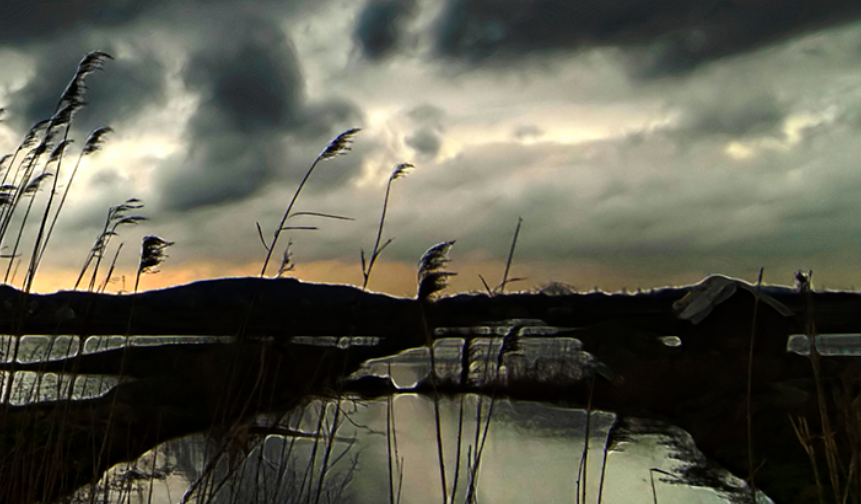
#> input picture OpenCV_Project/Opencv_Image_Processing/Img/1685795920851.jpg, 861 x 504 px
$ python linear_transformation.py
#> lines starting #> are read from the running program, lines starting #| are printed output that depends on the picture
#!/user/bin/env python3
# -*- coding: utf-8 -*-
"""
O=a*I+b
当a=1,b=0时，O是I的一个副本
当a>1,增大对比度
当a<1，对比的减小
b的值影响亮度：b>0,亮度增加，当b<0,亮度减小
"""
import cv2
import numpy as np

# 不同数据类型的常数对结果的影响

I=np.array([[0,200],[23,4]],np.uint8)
O=2*I  # 400超出了uint8的数据范围，所以400%256=144
P=2.0*I  # 这里数据类型是float64
# print(O)
# print(P)

# O[O>255]=255的作用是将数组O中大于255的值均设置为255，成员函数astype的作用是改变ndarray的数据类型
import cv2
import matplotlib.pyplot as plt
I = cv2.imread('../Img/1685795920851.jpg')
#> I is the input picture: shape (504, 861, 3); mean B, G, R 78.2, 92.1, 92.6
# I = cv2.imread('../Img/1685850324771.jpg')
histI = cv2.calcHist(I,[0],None,[255],[0,256])
#> histI = 255 values, max 141 at index 41, min 0 at index 0, mean 10.13
# 线性变换
a = 2
O = float(a)*I
# 进行数据截断，大于255的值要截断为255
O[O>255] = 240
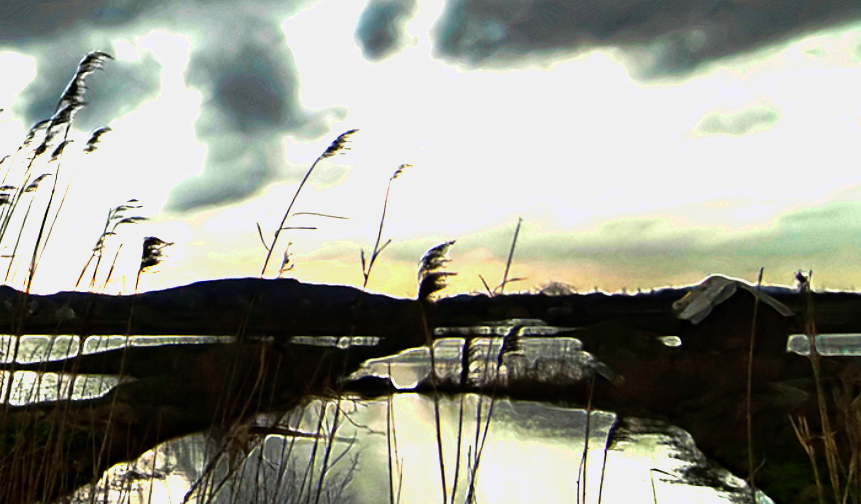
#> O: shape (504, 861, 3) float64; mean B, G, R 138.4, 150.1, 148.3
# 数据类型转换
O = np.round(O)
O = O.astype(np.uint8)
histO = cv2.calcHist(O,[0],None,[255],[0,255])
#> histO = 255 values, max 185 at index 240, min 0 at index 0, mean 10.13
cv2.imshow('I',I)
cv2.imshow('O',O)
plt.subplot(1,2,1)
plt.plot(histI)
plt.subplot(1,2,2)
plt.plot(histO)
plt.show()
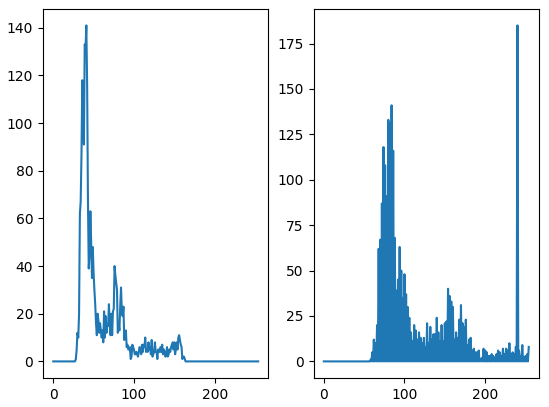
#> figure drawn by matplotlib, 2 panels; panel 1: curve peaks at x = 41, y = 141; panel 2: curve peaks at x = 240, y = 185
cv2.waitKey(0)
cv2.destroyAllWindows()

$ run again, with OpenCV_Project/Opencv_Image_Processing/Img/1685850324771.jpg copied over OpenCV_Project/Opencv_Image_Processing/Img/1685795920851.jpg
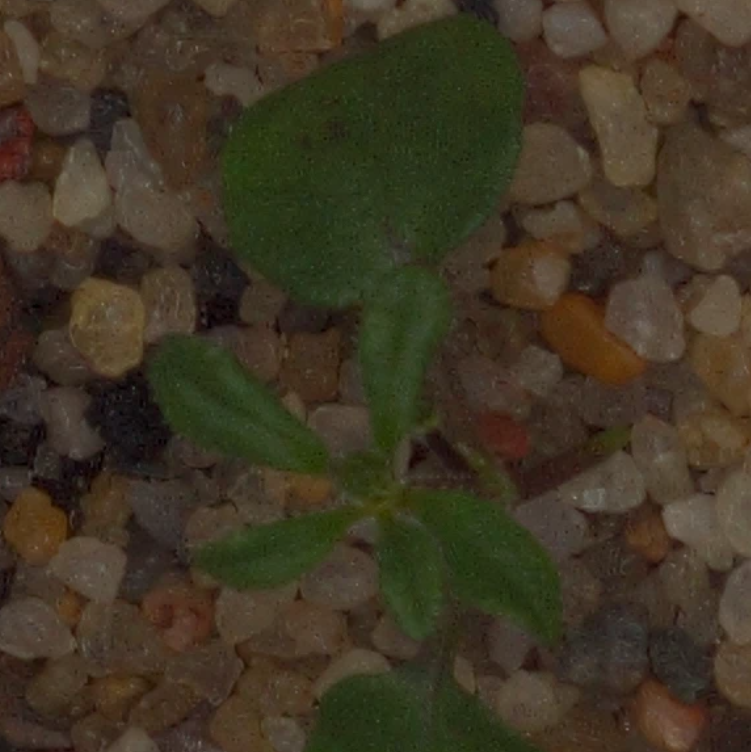
#> input picture OpenCV_Project/Opencv_Image_Processing/Img/1685850324771.jpg, 751 x 752 px
#> I is the input picture: shape (752, 751, 3); mean B, G, R 36.2, 54.2, 63.8
#> histI = 255 values, max 56 at index 73, min 0 at index 0, mean 8.84
#> `O[O>255] = 240`:
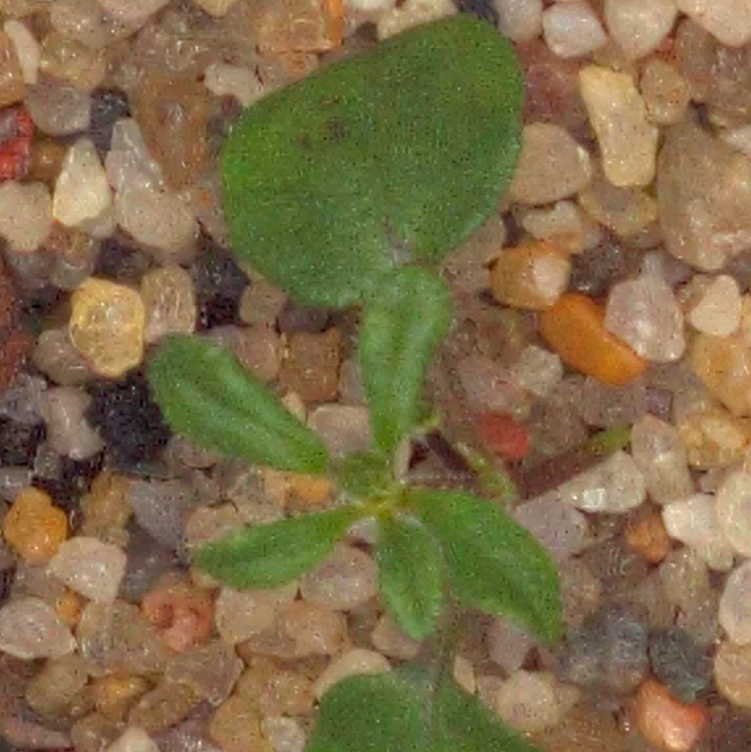
#> O: shape (752, 751, 3) float64; mean B, G, R 72.4, 108.4, 127.6
#> histO = 255 values, max 56 at index 148, min 0 at index 0, mean 8.84
#> `plt.show()`:
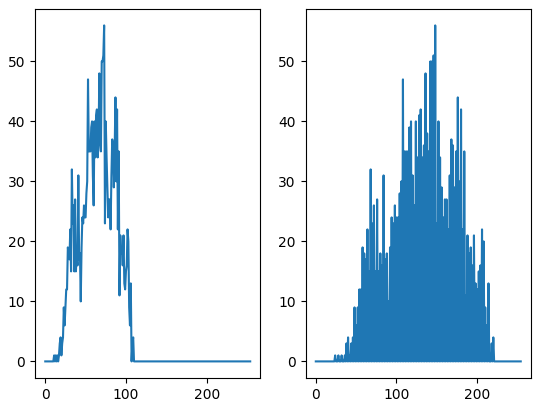
#> figure drawn by matplotlib, 2 panels; panel 1: curve peaks at x = 73, y = 56; panel 2: curve peaks at x = 148, y = 56

$ run again, with OpenCV_Project/Opencv_Image_Processing/Img/001.jpg copied over OpenCV_Project/Opencv_Image_Processing/Img/1685795920851.jpg
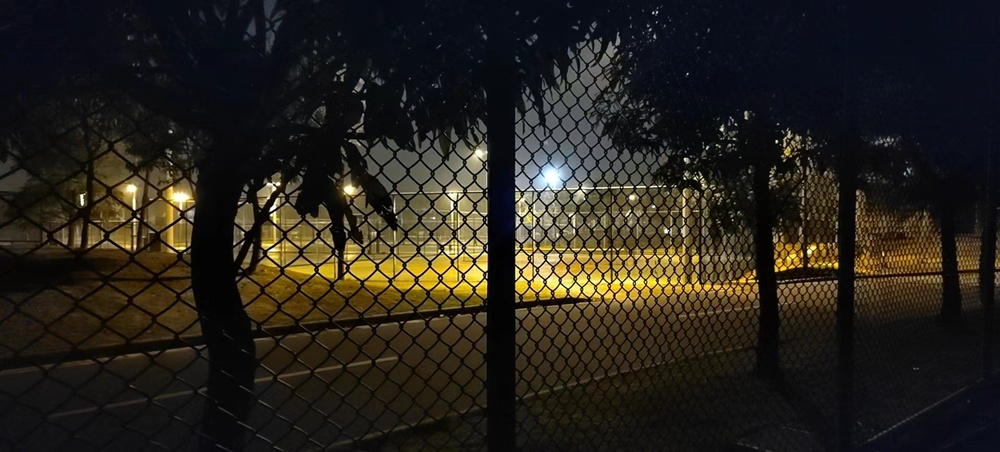
#> input picture OpenCV_Project/Opencv_Image_Processing/Img/001.jpg, 1000 x 452 px, shrunk from 1920 x 868 before the run
#> I is the input picture: shape (452, 1000, 3); mean B, G, R 27.2, 34.9, 39.1
#> histI = 255 values, max 375 at index 11, min 0 at index 0, mean 11.76
#> `O[O>255] = 240`:
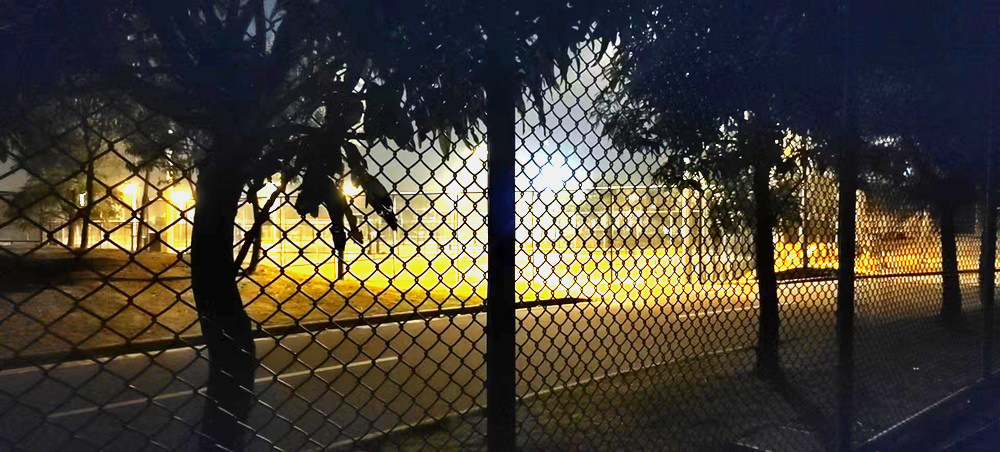
#> O: shape (452, 1000, 3) float64; mean B, G, R 52.8, 64, 69.9
#> histO = 255 values, max 375 at index 24, min 0 at index 0, mean 11.76
#> `plt.show()`:
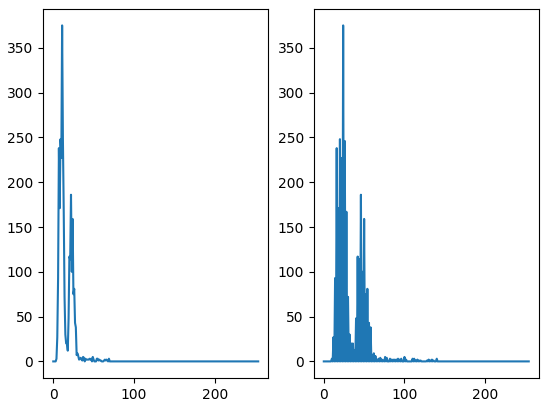
#> figure drawn by matplotlib, 2 panels; panel 1: curve peaks at x = 11, y = 375; panel 2: curve peaks at x = 24, y = 375
